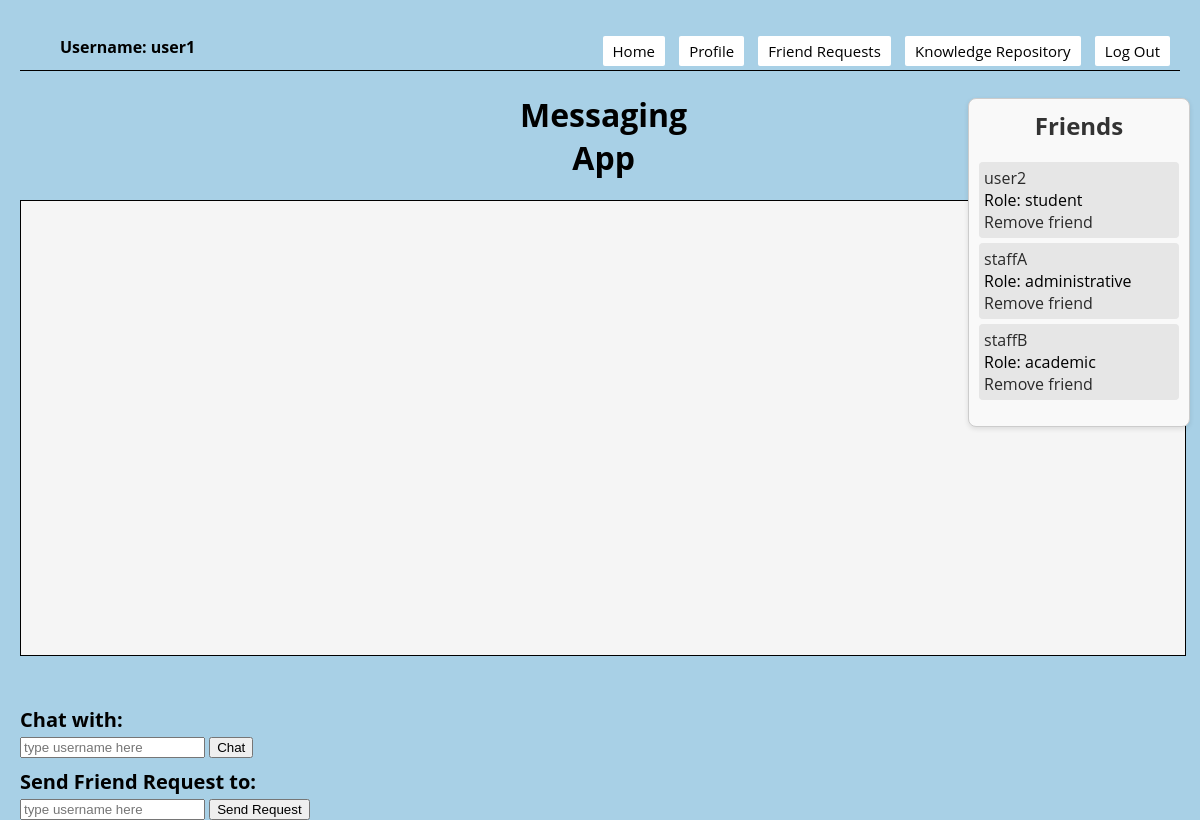
/home (signed in), run on the app's committed database.
### models.py (models this page shows)
class Base(DeclarativeBase):
    pass

class Friendship(Base):
    __tablename__ = "friendship"
    id: Mapped[int] = mapped_column(Integer, primary_key=True)
    user_id: Mapped[str] = mapped_column(String, ForeignKey('user.username'))
    friend_id: Mapped[str] = mapped_column(String, ForeignKey('user.username'))
    user = relationship("User", foreign_keys=[user_id])
    friend = relationship("User", foreign_keys=[friend_id])

### app.py (the view)
@app.route("/home")
def home():
    username = request.args.get("username") or session.get("username")
    if username is None:
        abort(404)
    received_requests = db.get_received_friend_requests(username)
    sent_requests = db.get_sent_friend_requests(username)
    friends = db.get_friends(username)  # Get the list of friends
    user = db.get_user(username)
    friends_roles = []  # Initialize an empty list for friend roles
    for friend in friends:
        role = db.get_user_role(friend)
        friends_roles.append(role)
    user_role = user.role.name if hasattr(user.role, 'name') else str(user.role)
    return render_template("home.jinja", username=username, received_requests=received_requests,
                           sent_requests=sent_requests, friends=list(zip(friends, friends_roles)), user_role=user_role)

### app.py (called while the page is built)
def csp_policy_string(policy_dict):
    return "; ".join([f"{key} {' '.join(val) if isinstance(val, list) else val}" for key, val in policy_dict.items()])

@app.after_request
def apply_csp(response):
    policy = {
    "default-src": "'self'",
    "script-src": [
        "'self'",
        "https://cdnjs.cloudflare.com",  # Allow scripts from CDN for Crypto-JS
        "https://cdn.jsdelivr.net",
        "'unsafe-inline'"
    ],
    "style-src": "'self' 'unsafe-inline'",  # Allows inline styles;
    "img-src": "'self'",
    "connect-src": "'self'",  # Restricts the URLs which can be loaded using script interfaces
    "font-src": "'self'",  # Fonts loading
    "object-src": "'none'",  # Prevents object, embed, and applet elements from rendering
    "frame-ancestors": "'none'"  # Protects against clickjacking
}
    response.headers['Content-Security-Policy'] = csp_policy_string(policy)
    return response

### db.py (called while the page is built)
def get_user(username: str):
    with Session(engine) as session:
        return session.get(User, username)

def get_received_friend_requests(username: str):
    with Session(engine) as session:
        return session.query(FriendRequest).filter_by(receiver_username=username, status='pending').all()

def get_sent_friend_requests(username: str):
    with Session(engine) as session:
        return session.query(FriendRequest).filter_by(sender_username=username, status='pending').all()

def get_friends(username: str):
    with Session(engine) as session:
        friendships = session.query(Friendship).filter(
            (Friendship.user_id == username) | (Friendship.friend_id == username)
        ).all()
        friends = set()
        for friendship in friendships:
            if friendship.user_id == username:
                friends.add(friendship.friend_id)
            else:
                friends.add(friendship.user_id)
        return list(friends)

def get_user_role(username):
    with Session(engine) as session:
        user = session.query(User).filter(User.username == username).first()
        if user:
            return user.role.value
        else:
            return None  # Return None if the user is not found

### templates/home.jinja (shortened to what this page needs)
{% extends 'base.jinja' %}
{% block content %}
<nav style="border-bottom: 1px solid black; overflow: auto;">
    <div style="float: left;">
        <ul>
            <li class="username" style="display: inline-block;">Username: {{ username }}</li>
        </ul>
    </div>
    <div style="float: right;">
        <ul>
            <li style="display: inline-block;"><button onclick="location.href='{{ url_for('home') }}'">Home</button></li>
            <li style="display: inline-block;"><button onclick="location.href='{{ url_for('user_profile', username=username) }}'">Profile</button></li>
            <li style="display: inline-block;"><button onclick="location.href='{{ url_for('friend_requests') }}'">Friend Requests</button></li>
            <li style="display: inline-block;"><button onclick="location.href='{{ url_for('knowledge_repository') }}'">Knowledge Repository</button></li>
            <button onclick="confirmLogout()">Log Out</button>
        </ul>
    </div>
</nav>
<h1>Messaging App </h1>
<main>
    <section id="message_box"></section>
    <section id="chat_box">
        <p class="text">Chat with: </p>
        <input id="receiver" placeholder="type username here">
        <button onclick="join_room()">Chat</button>
    </section>
    <section id="friend_request_box">
        <p class="text">Send Friend Request to:</p>
        <input id="friend_username" placeholder="type username here">
        <button onclick="sendFriendRequest()">Send Request</button>
    </section>
    <section id="friends-list">
        <h2>Friends</h2>
        <ul>
            {% if friends %}
                {% for friend, role in friends %}
                <li>
                    <a href="#" onclick="startPrivateConversation('{{ friend }}')">{{ friend }}</a>
                    <span>Role: {{ role }}</span>
                    <a href="#" onclick="removeFriend('{{ friend }}')">Remove friend</a>
                </li>
                {% endfor %}
            {% else %}
                <li>No friends yet.</li>
            {% endif %}
        </ul>
    </section>
</main>
{% endblock %}

### templates/home.jinja (style rules this page uses)
html, body { height: 100%; margin: 10px; display: flex; flex-direction: column; font-family: 'Open Sans', sans-serif; background-color: #A8D0E6; }
h1 { text-align: center; font-family: 'Open Sans', sans-serif; display: flex; justify-content: space-between; padding: 0 500px; }
p { font-family: 'Open Sans', sans-serif; color: black; font-size: 20px; font-weight: bold; }
nav { border-bottom: 1px solid black; overflow: auto }
#message_box { border: 1px solid black; height: 450px; width: 1160px; overflow: auto; padding: 2px; background-color: whitesmoke; }
#friends-list { position: absolute; right: 10px; top: 12%; width: 200px; max-height: 80%; overflow-y: auto; border: 1px solid #ccc; background-color: #f9f9f9; box-shadow: 0 2px 5px rgba(0,0,0,0.1); padding: 10px; border-radius: 8px; z-index: 1000; }
#friends-list h2 { margin-top: 0; color: #333; text-align: center; }
#friends-list ul { padding: 0; list-style-type: none; }
#friends-list li { list-style-type: none; padding: 5px; margin-bottom: 5px; background-color: #e6e6e6; border-radius: 4px; }
#friends-list li a { list-style-type: none; text-decoration: none; color: #2a2a2a; display: block; }
.text { margin-top: 2px; margin-bottom: 2px; }
nav button { font-family: 'Open Sans', sans-serif; padding: 5px 10px; background-color: white; color: black; border: none; border-radius: 2px; cursor: pointer; text-align: center; text-decoration: none; display: inline-block; margin-right: 10px; font-size: 15px; transition: background-color 0.3s, color 0.3s; }
nav ul li.username { font-family: 'Open Sans', sans-serif; color: black; font-weight: bold; margin-right: 10px; }
#friend_request_box { margin-top: 10px; }
#chat_box { margin-top: 50px; }

### data on the page
Friendship: friend "user2", role "student"
Friendship: user "staffA", role "administrative"
Friendship: user "staffB", role "academic"

### other printed values
{{ username }} "user1"
